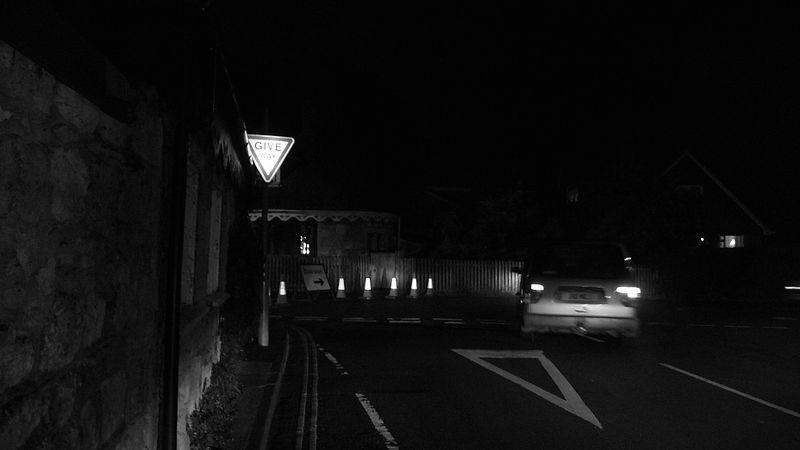
#> input picture Nighttime Road Contrast Enhancement python version/Resources/dark_road_1.jpg, 800 x 450 px
$ python NightRoad_Histeq.py
#> lines starting #> are read from the running program, lines starting #| are printed output that depends on the picture
'''
@program: NightRoad_Histeq.py

@description: 使用直方图均衡化对夜间监控摄像头图像进行增强.

@author: doubleZ

@create: 2019/11/19
'''

import matplotlib.pyplot as plt         # plt 用于显示图片
import matplotlib.image as mpimg        # mpimg 用于读取图片
from cv2 import cv2
from skimage import exposure
from src.Histeq import histeq

def main():
    dir_name = '../Resources/'
    imgs_name = ['dark_road_1.jpg', 'dark_road_2.jpg', 'dark_road_3.jpg']

    for img_name in imgs_name:
        I = mpimg.imread(dir_name + img_name)
#> I is the input picture: shape (450, 800); min 0, max 255, mean 14.6
        # J = histeq(I)     # 使用自定义函数进行直方图均衡化
        # J = cv2.equalizeHist(I)     # 使用cv2库函数进行直方图均衡化
        J = exposure.equalize_hist(I)
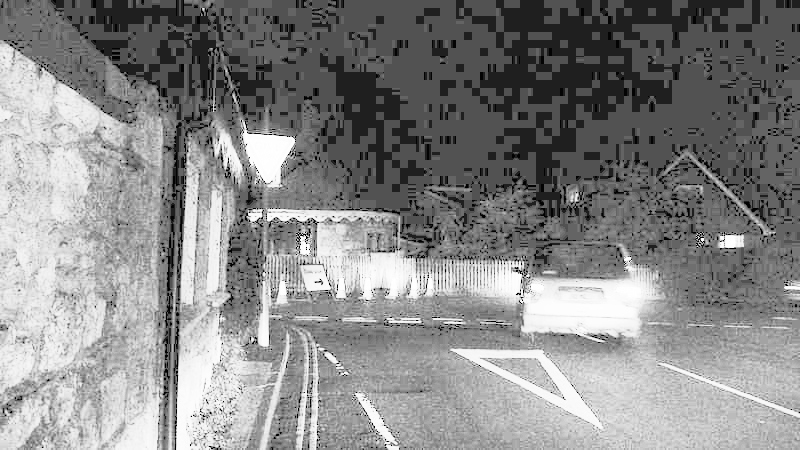
#> J: shape (450, 800) float64; min 0.00349, max 1, mean 0.535


        plt.figure()
        plt.imshow(I, cmap='Greys_r')

        plt.figure()
        plt.imshow(J, cmap='Greys_r')

        I_arr = I.flatten()
        plt.figure()
        n, bins, patches = plt.hist(I_arr, bins=256, density=1, edgecolor='None', facecolor='blue')
#> n = 256 values, max 0.201 at index 3, min 1.39e-05 at index 210, mean 0.00392; bins = 257 values from 0 to 255; patches = 256 items
        plt.show()
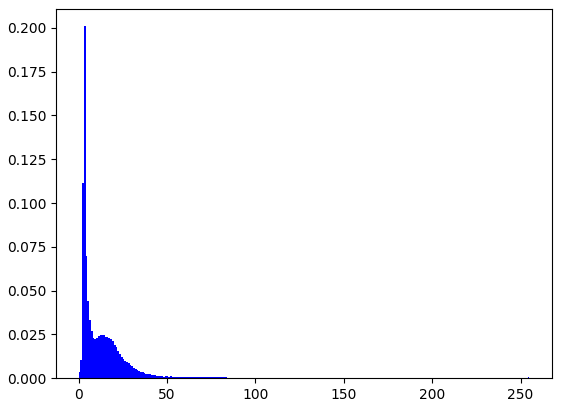
#> figure drawn by matplotlib, 1 panel; tallest bar 0.201 high, from x = 2.99 to 3.98
        J_arr = J.flatten()
        plt.figure()
        n, bins, patches = plt.hist(J_arr, bins=256, density=1, edgecolor='None', facecolor='blue')
#> n = 256 values, max 51.43 at index 82, min 0 at index 1, mean 1; bins = 257 values from 0.00349 to 1
        plt.show()
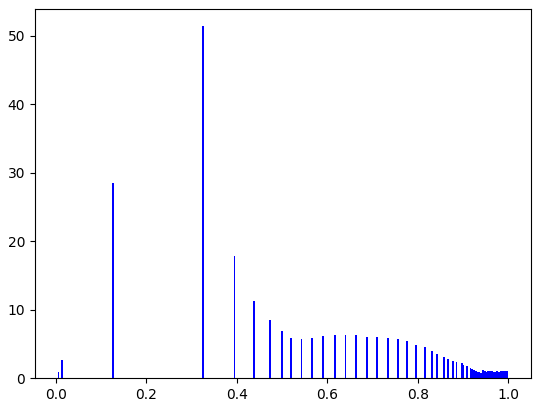
#> figure drawn by matplotlib, 1 panel; tallest bar 51.43 high, from x = 0.323 to 0.327
#> pass 2 of the loop in main, `for img_name in imgs_name:`:
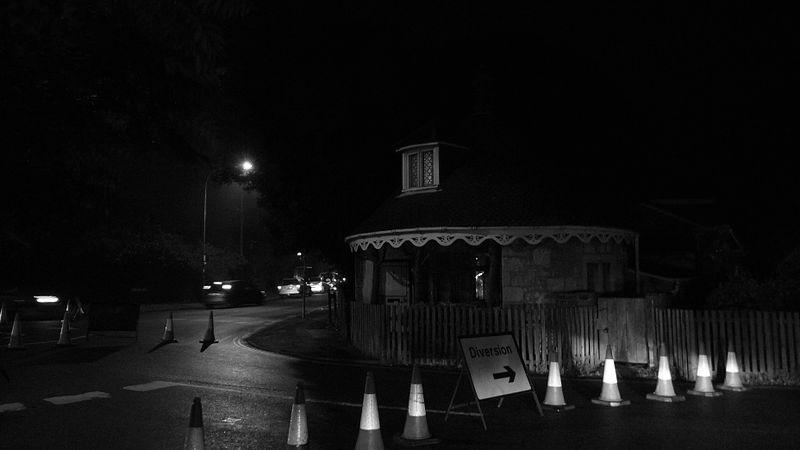
#> input picture Nighttime Road Contrast Enhancement python version/Resources/dark_road_2.jpg, 800 x 450 px
#> in main, I is the input picture: shape (450, 800); min 0, max 255, mean 16.8
#> in main, `J = exposure.equalize_hist(I)`:
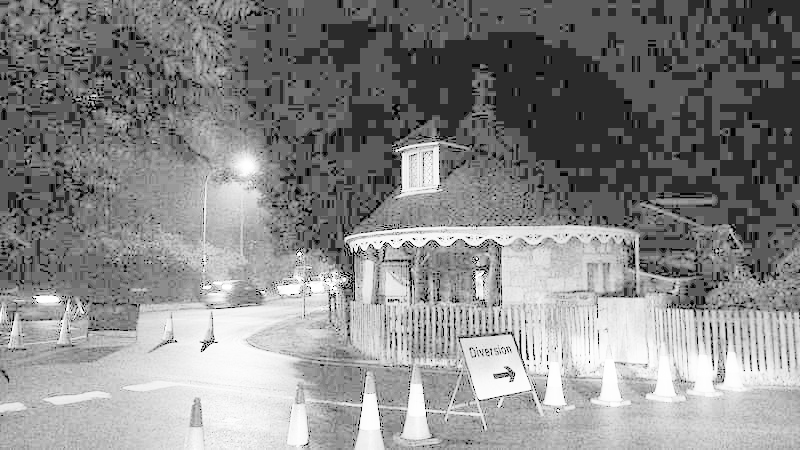
#> J: shape (450, 800) float64; min 0.005, max 1, mean 0.538
#> in main, `n, bins, patches = plt.hist(I_arr, bins=256, density=1, edgecolor='Non..`: n = 256 values, max 0.191 at index 3, min 3.07e-05 at index 235, mean 0.00392; bins = 257 values from 0 to 255
#> in main, `n, bins, patches = plt.hist(J_arr, bins=256, density=1, edgecolor='Non..`: n = 256 values, max 48.84 at index 91, min 0 at index 1, mean 1.01; bins = 257 values from 0.005 to 1
#> in main, `plt.show()`:
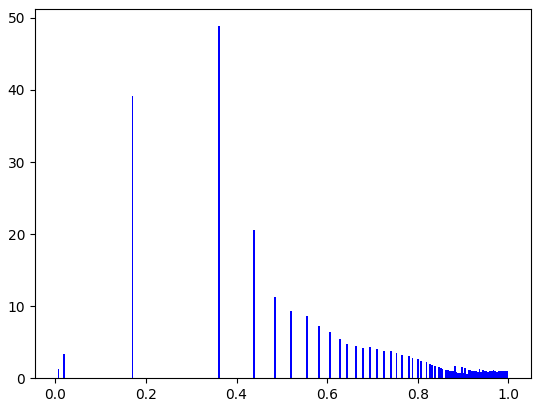
#> figure drawn by matplotlib, 1 panel; tallest bar 48.84 high, from x = 0.359 to 0.363
#> pass 3 of the loop in main, `for img_name in imgs_name:`:
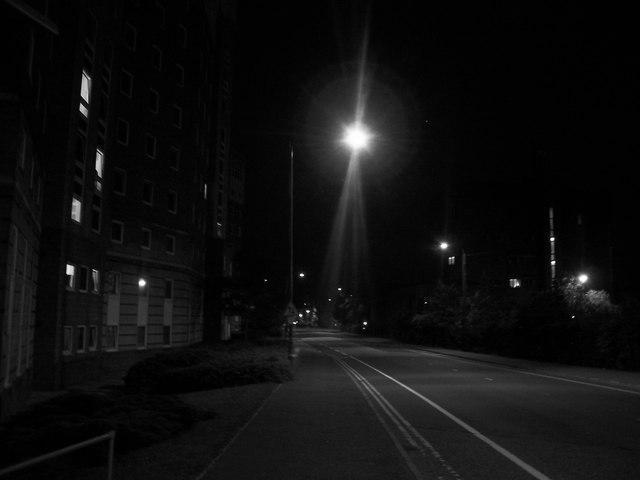
#> input picture Nighttime Road Contrast Enhancement python version/Resources/dark_road_3.jpg, 640 x 480 px
#> in main, I is the input picture: shape (480, 640); min 0, max 255, mean 15.2
#> in main, `J = exposure.equalize_hist(I)`:
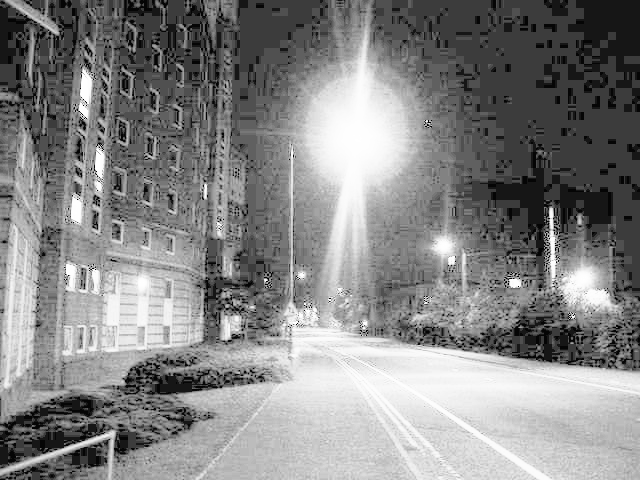
#> J: shape (480, 640) float64; min 0.0211, max 1, mean 0.525
#> in main, `n, bins, patches = plt.hist(I_arr, bins=256, density=1, edgecolor='Non..`: n = 256 values, max 0.152 at index 2, min 1.31e-05 at index 231, mean 0.00392; bins = 257 values from 0 to 255
#> in main, `n, bins, patches = plt.hist(J_arr, bins=256, density=1, edgecolor='Non..`: n = 256 values, max 39.51 at index 56, min 0 at index 1, mean 1.02; bins = 257 values from 0.0211 to 1
#> in main, `plt.show()`:
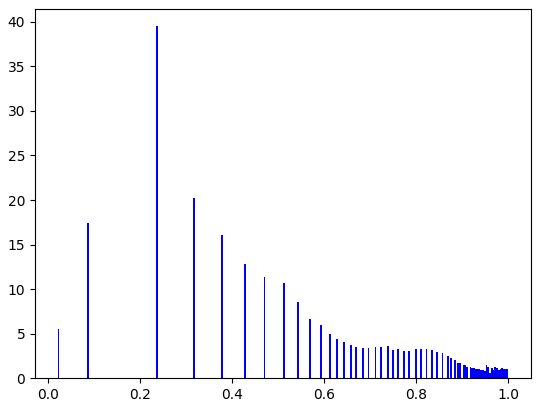
#> figure drawn by matplotlib, 1 panel; tallest bar 39.51 high, from x = 0.235 to 0.239


    plt.show()


if __name__ == '__main__':
    main()
